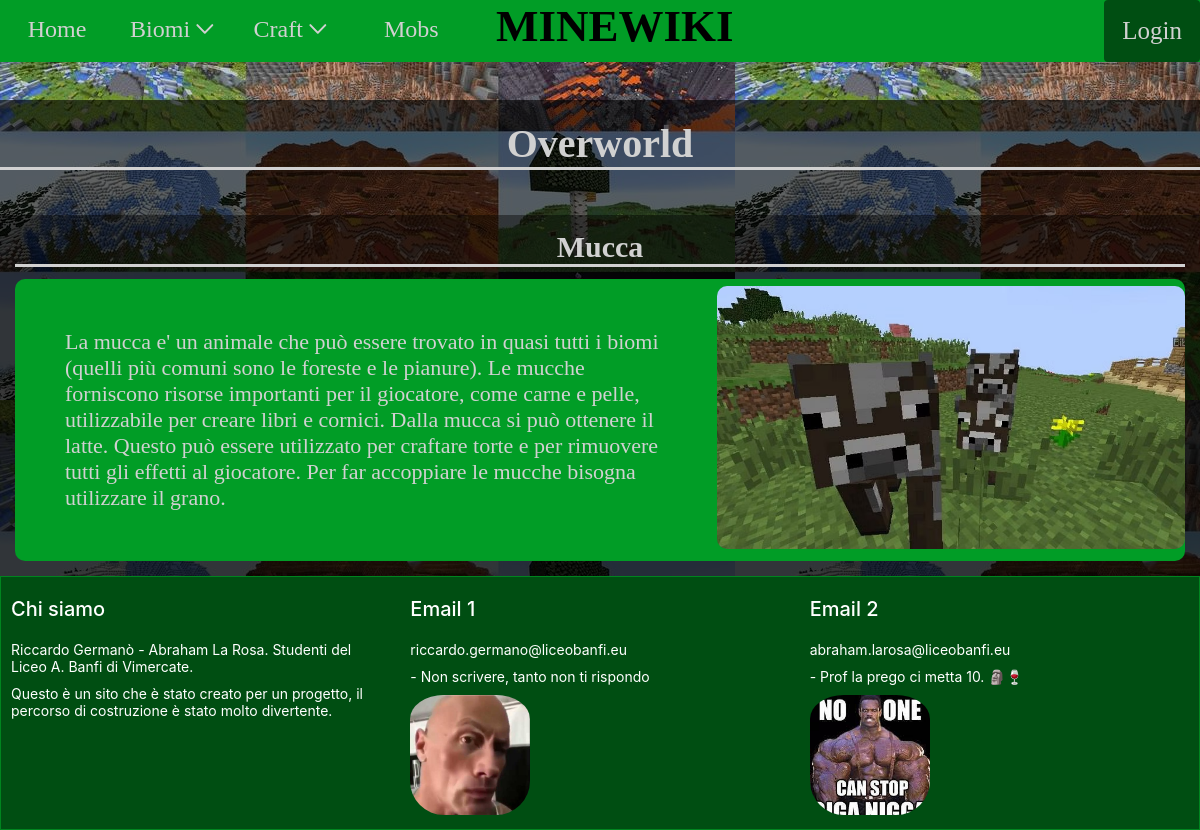
Before: /pagine/mob.php?cod_mostro=1 with the older database file.
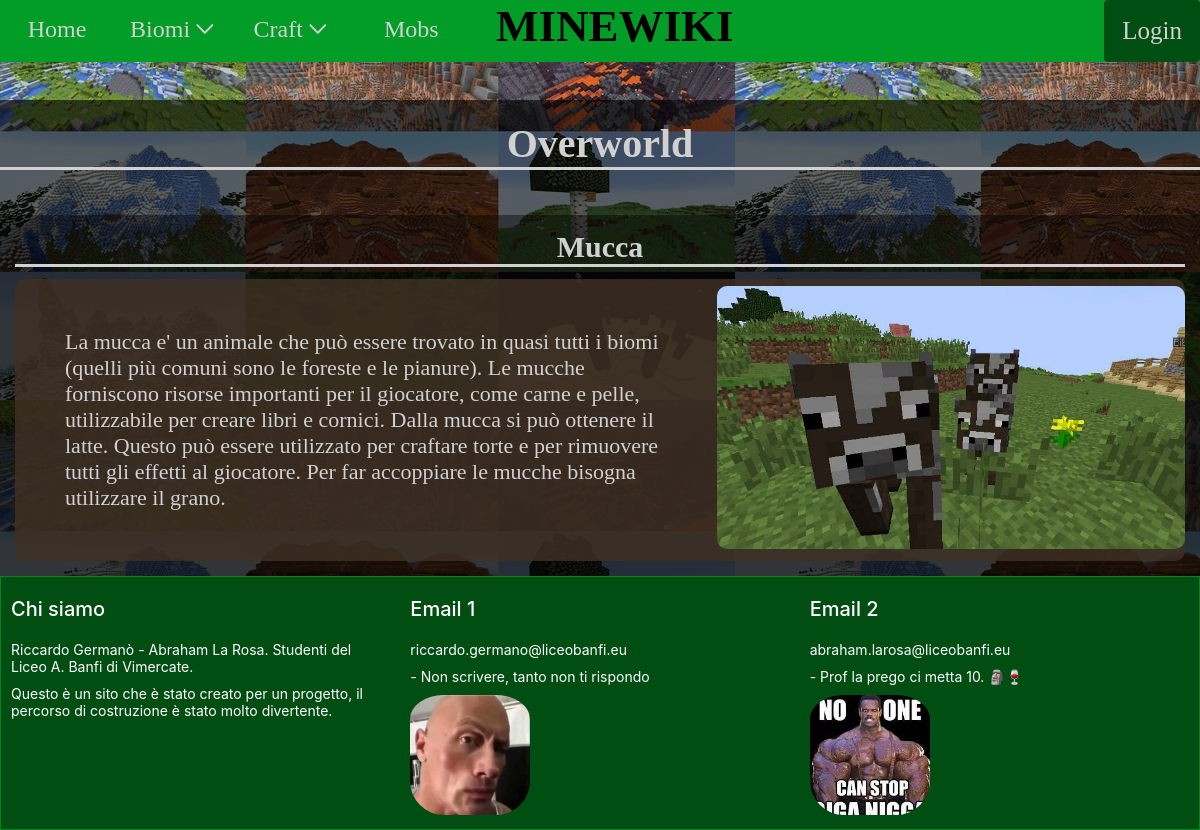
After: the same page with the newer database file.
### tables this page shows
CREATE TABLE IF NOT EXISTS `mob` (
  `cod_mostro` int(11) NOT NULL AUTO_INCREMENT,
  `cod_mobs` int(11) DEFAULT NULL,
  `nome` char(50) DEFAULT NULL,
  `descrizione` longtext DEFAULT NULL,
  `immagine` char(50) DEFAULT NULL,
  `copertina` char(50) DEFAULT NULL,
  `style` char(50) DEFAULT NULL,
  PRIMARY KEY (`cod_mostro`),
  KEY `cod_mobs` (`cod_mobs`),
  CONSTRAINT `FK_mobs` FOREIGN KEY (`cod_mobs`) REFERENCES `mobs` (`cod_mob`) ON DELETE NO ACTION ON UPDATE NO ACTION
);

CREATE TABLE IF NOT EXISTS `mobs` (
  `cod_mob` int(11) NOT NULL AUTO_INCREMENT,
  `categoria` char(50) NOT NULL,
  `background` char(50) NOT NULL,
  PRIMARY KEY (`cod_mob`) USING BTREE
);

### pagine/mob.php (the view, shortened to what this page needs)
<!DOCTYPE html>
<html>
    <head>
        <link rel="stylesheet" href="../style.css">
    </head>
    <body>
        <div class="cover">
            <div class="cover__content">
                <header>
                    <?php
                        require("nav.php")
                    ?>
                </header>
                <main>
                    <div class="container" id="biomi">
                            <?php
                                $cod_mostro = $_GET["cod_mostro"];
                                require("../data/connessione_db.php");
                                $myquery = "SELECT mobs.cod_mob, mobs.categoria, mobs.background, mob.cod_mobs, mob.cod_mostro, mob.nome, mob.immagine, mob.descrizione, mob.style
                                        FROM mobs JOIN mob ON mobs.cod_mob = mob.cod_mobs
                                        WHERE mob.cod_mostro = $cod_mostro";
                            $ris = $conn->query($myquery) or die("<p>Query fallita:".$conn->connect_error."</p>");
                            foreach($ris as $riga){
                                $nome = $riga["nome"];
                                $categoria = $riga["categoria"];
                                $style = $riga["style"];
                                $immagine = $riga["immagine"];
                                $descrizione = $riga["descrizione"];
                            }
                            echo "<div class='copertura'><h2 class='Grande_Titolo' id='$categoria'>$categoria</h2><div class='container__container' >";
                                foreach($ris as $riga){
                                    echo <<<EOD
                                        <div class="cover2 reveal">
                                            <h2>$nome</h2>
                                            <div class="card2" id="$style">
                                                <div class="card2__copy">
                                                    <p>$descrizione</p>
                                                </div>
                                                <div class="card2__img">
                                                    <img src="../immagini/mobs/$immagine" alt="" class="img_res">
                                                </div>
                                            </div>
                                        </div>
                                    EOD;
                                }
                            echo "</div>";
                            ?>
                    </div>
                </main>
                <footer class="footer">
                    <div class="grid" id="contatti">
                        <div class="footer__column">
                            <h3>Chi siamo</h3>
                            <p >Riccardo Germanò - Abraham La Rosa.
                                Studenti del Liceo A. Banfi di Vimercate.
                            </p>
                            <p >
                                Questo è un sito che è stato creato per un progetto, il percorso di costruzione è stato molto divertente.
                            </p>
                        </div>
                        <div class="footer__column">
                            <h3 >Email 1</h3>
                            <p >riccardo.germano@liceobanfi.eu</p>
                            <p >
                                - Non scrivere, tanto non ti rispondo
                            </p>
                            <a href="https://github.com/Furoooo">
                                <img src="../immagini/thecock.jfif" alt="">
                            </a>
                        </div>
                        <div class="footer__column">
                            <h3 >
                                Email 2
                            </h3>
                            <p >abraham.larosa@liceobanfi.eu</p>
                            <p>
                                - Prof la prego ci metta 10. 🗿🍷
                            </p>
                            <a href="https://github.com/G1gg4N1qq4">
                                <img src="../immagini/giganigga.jfif" alt="">
                            </a>
                        </div>
                    </div>
                </footer>
            </div>
        </div>
    </body>
        <link rel="stylesheet" href="https://cdnjs.cloudflare.com/ajax/libs/flickity/3.0.0/flickity.min.css" />
</html>

### pagine/nav.php (shortened to what this page needs)
<div class="group">
    <div class="Global__header">
        <ul class="Global__header__menu">
            <li class="Global__header__menu__item">
                <a href="../index.php"> Home </a>
            </li>
            <li class="Global__header__menu__item Tendina">
                <a href="../pagine/biomi.php" class="main_page_link">
                    Biomi<img src="../immagini/freccia sborbus.png" alt="" class="freccia_tendina" style="--i:6;">
                </a>
            </li>
            <li class="Global__header__menu__item Tendina">
                <a href="../pagine/craft.php" class="main_page_link"> Craft<img src="../immagini/freccia sborbus.png" alt="" class="freccia_tendina" style="--i:6;">
                </a>
            </li>
            <li class="Global__header__menu__item" >
                <a href="../pagine/mobs.php" class="main_page_link">Mobs</a>
            </li>
        </ul>
        <?php
            if(basename($_SERVER['PHP_SELF']) == "mobs.php"){
                echo '<h1 id="Global__header__logo">
                        <form action="" method="get">
                            <input type="search" name="Search" id="" value placeholder="Cerca su mobs">
                        </form>
                </h1>';
                if(isset($_GET["Search"])){
                    $ricerca = $_GET["Search"];
                }
            }
            else{
                echo'
                <h1 id="Global__header__logo">
                            MINEWIKI
                        </h1>';
            }
        ?>
        <?php
            if(isset($_SESSION["user"])){
                echo "<ul class='UserInterface'>
                <li class='UserInterface__menu__item' id='home'>
                    <a href='mymods.php'> MyMods </a>
                </li>
                <li class='UserInterface__menu__item' id='home'>
                    <a href='mydata.php' class='profile_img'><img src='../immagini/profile_user_account_icon_190938.png' alt=''></a>
                </li>
                <div class='cta'>
                    <div class='small_text'>
                        <a href='logout.php' class='button'>Logout</a>
                    </div>
                </div></ul>";
            }
            else{
                echo
                '<ul class="UserInterface">
                <div class="cta">
                        <div class="small_text">
                            <a href="login.php" class="button" >Login</a>
                        </div>
                    </div></ul>';
            }
        ?>
    </div>
</div>

Changed rows visible on the page:
changed mob "Mucca": style empty → "cow" (drawn)
